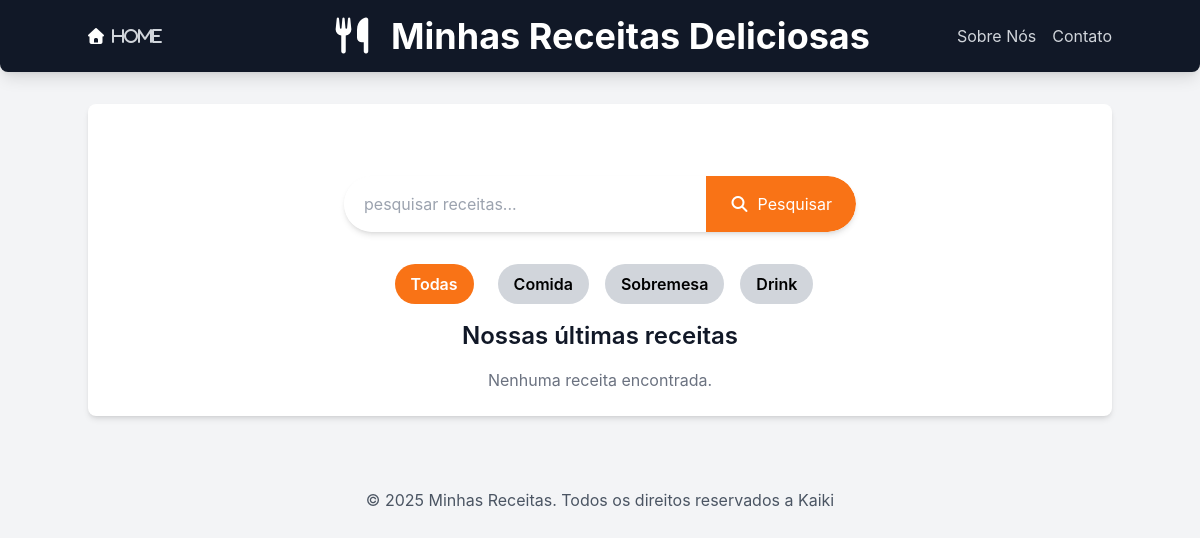
Page /receitas/ on the earlier database version.
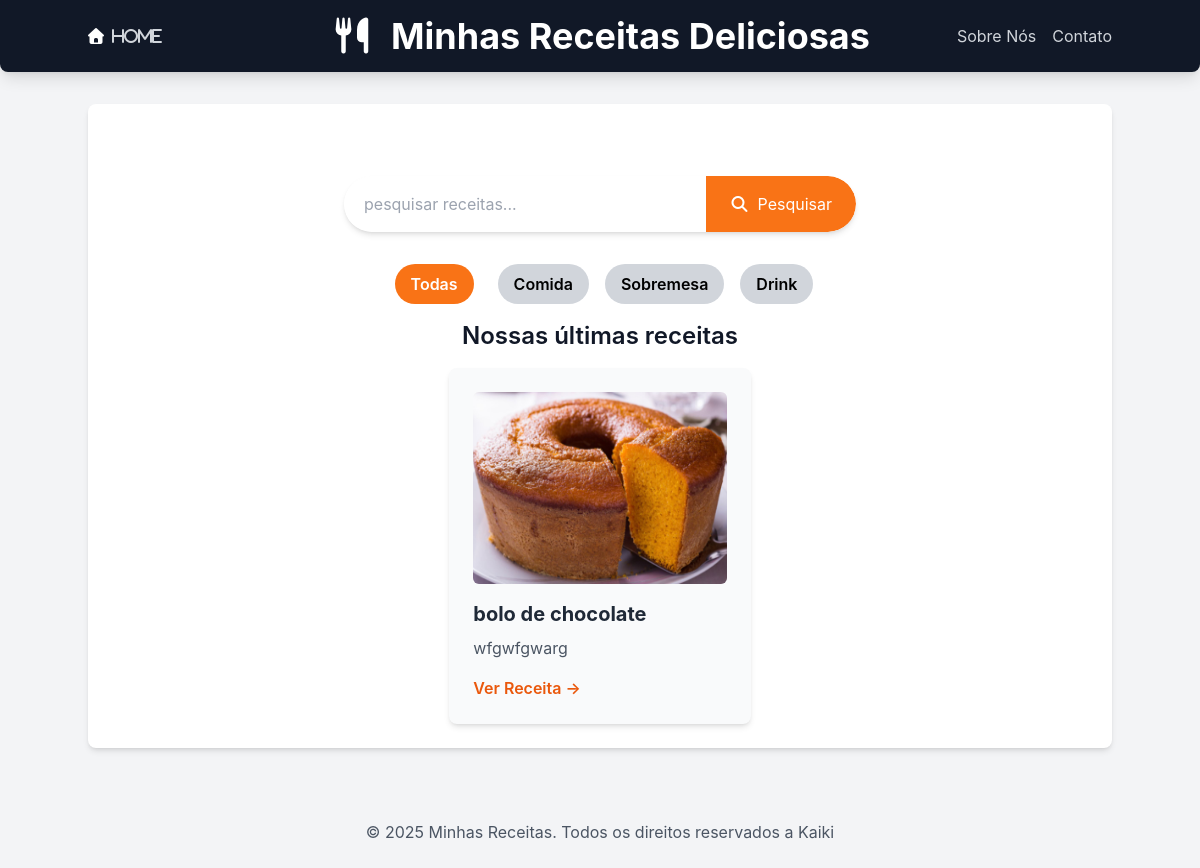
Same page on the later database version.
### receitas/models.py (models this page shows, shortened)
class Receita(models.Model):
    CATEGORIAS=[
        ('comida', 'Comida'),
        ('sobremesa', 'Sobremesa'),
        ('drink', 'Drink'),
    ]
    title = models.CharField(max_length=200)
    description = models.TextField("Descrição")
    ingredients = models.TextField("Ingredientes")
    instructions = models.TextField("Modo de Preparo")
    image =models.ImageField("Imagem", upload_to='receitas/images/', blank=True, null=True)
    categoria = models.CharField("Categoria", max_length=20, choices=CATEGORIAS, default='comida')
    created_at = models.DateTimeField(auto_now_add=True)
    updated_at = models.DateTimeField(auto_now=True)
    class Meta:
        verbose_name = "Receita"
        verbose_name_plural = "Receitas"
        ordering = ['-created_at'] #Ordena as receitas pela data de criação (mais novas primeiro)

### receitas/views.py (the view)
# urls.py: 2. Add a URL to urlpatterns:  path('', views.home, name='home')
def home(request):
    categoria_slug = request.GET.get('categoria')
    categorias_choices = [choice[0] for choice in Receita.CATEGORIAS]
    if categoria_slug:
        receitas = Receita.objects.filter(categoria=categoria_slug)
        categoria_selecionada = categoria_slug
    else:
        receitas = Receita.objects.all()
        categoria_selecionada = None
    return render(request, 'receitas/home.html', {
        'receitas': receitas,
        'cetegorias': categorias_choices,
        'categoria_selecionada': categoria_selecionada,
    })

### receitas/templates/receitas/home.html (shortened to what this page needs)
{% extends "receitas/base.html" %}
{% block content %}
<section class="container mx-auto mt-8 p-4 flex justify-center">
    <form method="get" action="{% url 'pesquisar_receitas' %}"
        class="w-full max-w-lg flex bg-white rounded-full shadow-md overflow-hidden">
        <input type="text" name="q" placeholder="pesquisar receitas... "
            class="flex-grow p-3 text-gray-700 focus:ring-2 focus-ring-orange-500 rounded-l-full pl-5">
        <button type="submit"
            class="bg-orange-500 hover:bg-orange-600 text-white p-4 px-6 rounded-r-full transition duration-300 ease-in-out flex items-center justify-center">
            <i class="fas fa-search mr-2"></i> Pesquisar
        </button>
    </form>
</section>
<nav class="relative justify-center my-4 z-10 flex space-x-4">
    <a href="{%url 'home'%}" class="text-white mx-2 px-4 py-2 rounded-full bg-orange-500 hover:bg-orange-600 font-semibold">Todas</a>
    <a href="{%url 'home'%}?categoria=comida" class="text-black mx-2 px-4 py-2 rounded-full bg-gray-300 hover:bg-gray-500 font-semibold">Comida</a>
    <a href="{%url 'home'%}?categoria=sobremesa" class="text-black mx-2 px-4 py-2 rounded-full bg-gray-300 hover:bg-gray-500 font-semibold">Sobremesa</a>
    <a href="{%url 'home'%}?categoria=drink" class="text-black mx-2 px-4 py-2 rounded-full bg-gray-300 hover:bg-gray-500 font-semibold">Drink</a>
</nav>
<h2 class="text-2xl font-semibold mb-4 text-center">Nossas últimas receitas</h2>
<div class="flex flex-wrap justify-center gap-6">
    {% for receita in receitas %}
    <div
        class="w-full sm:w-[calc(50%-1.5rem)] lg:w-[calc(33.333%-1.5rem)] bg-gray-50 p-6 rounded-lg shadow-md hover:shadow-lg transition-shadow duration-300 ease-in-out">
        {% if receita.image %}
        <img src="{{receita.image.url}}" alt="Imagem de {{receita.title}}"
            class="w-full h-48 objevt-cover rounded-md mb-4">
        {% endif %}
        <h3 class="text-xl font-bold mb-2 text-gray-800">{{ receita.title }}</h3>
        <p class="text-gray-600 mb-4">{{ receita.description|truncatewords:20}}</p>
        <a href="{% url 'receita_detail' receita.id %}" class="text-orange-600 hover:text-orange-800 font-semibold">Ver
            Receita &rarr;</a>
    </div>
    {% empty%}
    <p class="text-center text-gray-500 col-span-full">Nenhuma receita encontrada.</p>
    {% endfor %}
</div>
{% endblock %}

Differences in the rows shown:
added Receita: image (picture), title "bolo de chocolate", description "wfgwfgwarg"
Other differences:
text no longer shown: "Nenhuma receita encontrada."
